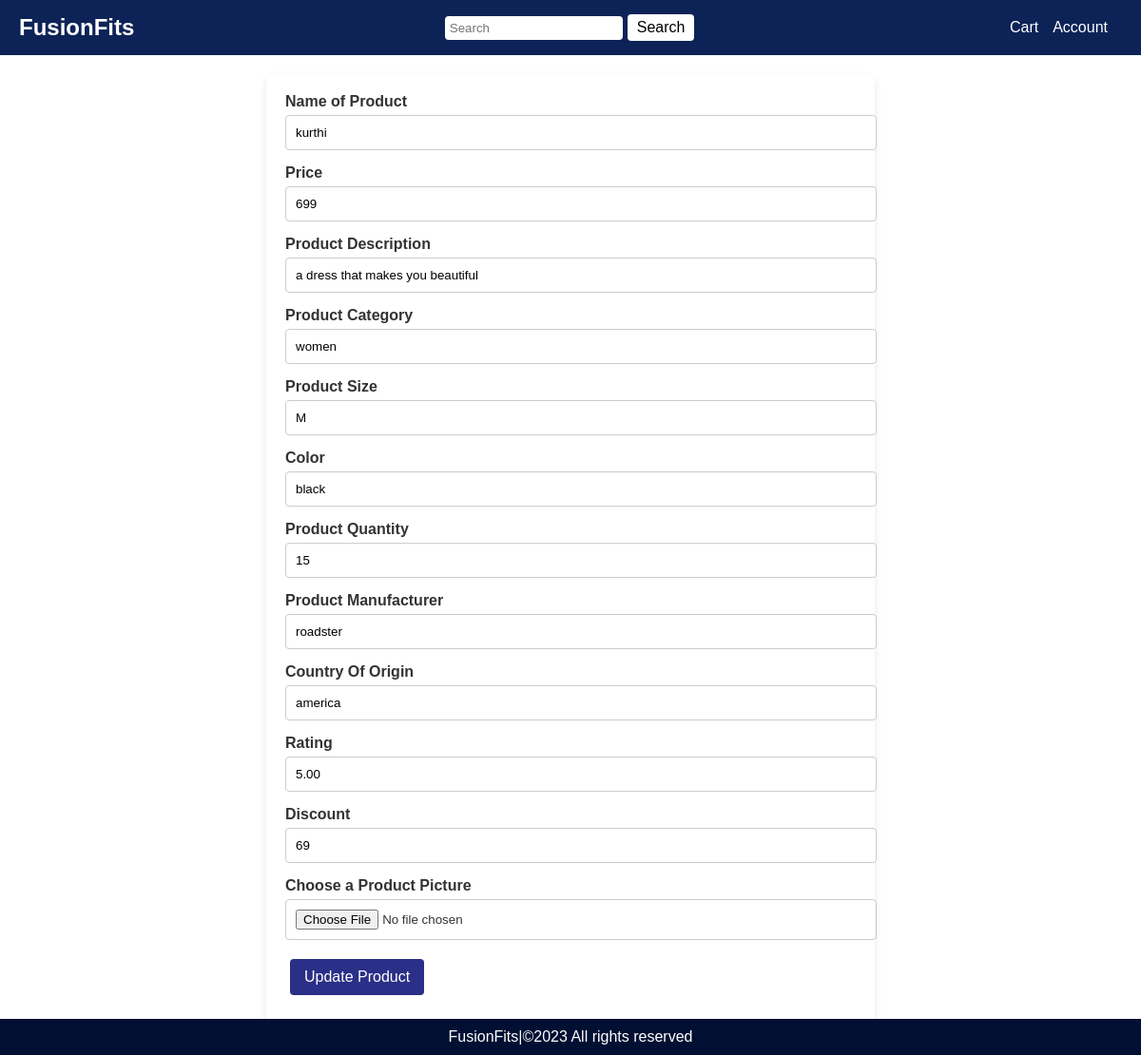
The app's page /product/update/9 (signed in) with its own data.
### app/models.py (models this page shows, shortened)
class Product(db.Model):
    __tablename__ = 'product'
    id = db.Column(db.Integer, primary_key=True)
    name = db.Column(db.String(100), nullable=False)
    price = db.Column(db.Float, nullable=False)
    description = db.Column(db.String(255), nullable=False)
    product_category = db.Column(db.String(100), nullable=False)
    image_url = db.Column(db.String(255), nullable=True)
    size = db.Column(db.String(20), nullable=True)
    color = db.Column(db.String(20), nullable=True)
    quantity = db.Column(db.Integer, nullable=False)
    manufacturer = db.Column(db.String(100), nullable=True)
    country_of_origin = db.Column(db.String(50), nullable=True)
    rating = db.Column(db.Float, nullable=True)
    discount = db.Column(db.Float, nullable=True)
    cart_items = db.relationship('Cart', backref='product', lazy=True)
    wishlist_items = db.relationship('Wishlist', backref='product', lazy=True)
    order_items = db.relationship('Order', backref='product', lazy=True)

### app/product.py (the view, shortened to what this page needs)
@product.route("/update/<int:product_id>", methods=["GET", "POST"])
@restrict_to_admin()
def update_product(product_id):
    product = Product.query.get_or_404(product_id)
    form = New_Product_Form(obj=product)
    return render_template("ProductForm.html", form=form, operation_name="Update")

### app/forms.py
class New_Product_Form(FlaskForm):
    name = StringField("Name of Product", validators=[DataRequired()])
    price = IntegerField("Price", validators=[DataRequired(), NumberRange(min=1)])
    description = StringField("Product Description", validators=[DataRequired()])
    product_category = StringField("Product Category", validators=[DataRequired()])
    size = StringField("Product Size", validators=[DataRequired()])
    color = StringField("Color", validators=[DataRequired()])
    quantity = StringField("Product Quantity", validators=[DataRequired()])
    manufacturer = StringField("Product Manufacturer", validators=[DataRequired()])
    country_of_origin = StringField("Country Of Origin", validators=[DataRequired()])
    rating = DecimalField("Rating", validators=[InputRequired(), NumberRange(min=0.0, max=5.0)])
    discount = IntegerField("Discount", validators=[InputRequired(), NumberRange(min=0, max=100)])
    image_url = FileField(
        "Choose a Product Picture",
        validators=[FileRequired(), FileAllowed(IMAGES, message="Please upload an image for Product Picture.")],
    )

### app/utils.py (called while the page is built)
def restrict_to_admin():
    def decorator(f):
        @wraps(f)
        def decorated_function(*args, **kwargs):
            if session.get('role') != 'admin':
                flash('Access denied! Admins only.', 'danger')
                return redirect(url_for('login'))
            return f(*args, **kwargs)
        return decorated_function
    return decorator

### app/templates/ProductForm.html (shortened to what this page needs)
<!DOCTYPE html>
<html lang="en">
    <head>
        <link rel="stylesheet" href="{{ url_for('static',filename='styling.css') }}">
    </head>
    <body>
        <div class="navbar">
            <div class="logo">FusionFits</div>
            <div class="search-bar">
                <input type="text" id="search" name="search" placeholder="Search">
                <button type="button">Search</button><br><br>
            </div>
            <div class="account-section">
                <a href="page2.html">Cart</a>
                <div class="dropdown">
                    <a href="page2.html">Account</a>
                </div>
            </div>
        </div>
        <form action="" method="POST" enctype="multipart/form-data">
            {{ form.name.label }}
            {{ form.name }}
            {{ form.price.label }}
            {{ form.price }}
            {{ form.description.label }}
            {{ form.description }}
            {{ form.product_category.label }}
            {{ form.product_category }}
            {{ form.size.label }}
            {{ form.size }}
            {{ form.color.label }}
            {{ form.color}}
            {{ form.quantity.label }}
            {{ form.quantity }}
            {{ form.manufacturer.label }}
            {{ form.manufacturer }}
            {{ form.country_of_origin.label }}
            {{ form.country_of_origin }}
            {{ form.rating.label }}
            {{ form.rating }}
            {{ form.discount.label }}
            {{ form.discount }}
            {{ form.image_url.label }}
            {{ form.image_url }}
            <button type="Add Product">{{ operation_name }} Product</button><br><br>
        </form>
        <footer>
            FusionFits|&copy;2023 All rights reserved
        </footer>
    </body>
</html>

### app/static/styling.css (style rules this page uses)
body { margin: 0; font-family: Arial, sans-serif; background-color: white; color: #333; }
.navbar { display: flex; justify-content: space-between; align-items: center; background-color: #0d2357; color: white; padding: 10px 20px; }
.navbar .logo { font-size: 1.5em; font-weight: bold; }
.navbar .search-bar { display: flex; align-items: center; }
.navbar .search-bar input { padding: 5px; border: none; border-radius: 4px; }
.navbar .search-bar button { padding: 5px 10px; margin-left: 5px; background-color:white; color: black; border: none; border-radius: 4px; cursor: pointer; }
.navbar .account-section { display: flex; align-items: center; }
.navbar .account-section a { color: white; text-decoration: none; margin-right: 15px; }
.navbar .account-section .dropdown { position: relative; }
form { background-color: white; padding: 20px; margin: 20px auto; width: 50%; border-radius: 8px; box-shadow: 0 4px 8px rgba(0, 0, 0, 0.1); }
form label { display: block; margin-bottom: 5px; font-weight: bold; }
form input { width: 100%; padding: 10px; margin-bottom: 15px; border: 1px solid #ccc; border-radius: 4px; }
form button { padding: 10px 15px; background-color:#2a2f87; color: white; border: none; border-radius: 4px; cursor: pointer; }
footer { text-align: center; background-color:#011032; color: white; padding: 10px 0; position: fixed; bottom: 0; width: 100%; }
button, .button { padding: 10px 15px; background-color: #2a2f87; color: white; border: none; border-radius: 4px; cursor: pointer; font-size: 1em; margin: 5px; text-align: center; }

### records on screen
Product: name "kurthi", price "699", description "a dress that makes you beautiful", product_category "women", size "M", color "black", quantity "15", manufacturer "roadster", country_of_origin "america", rating "5.00", discount "69"

### other values on screen
{{ operation_name }} "Update"
